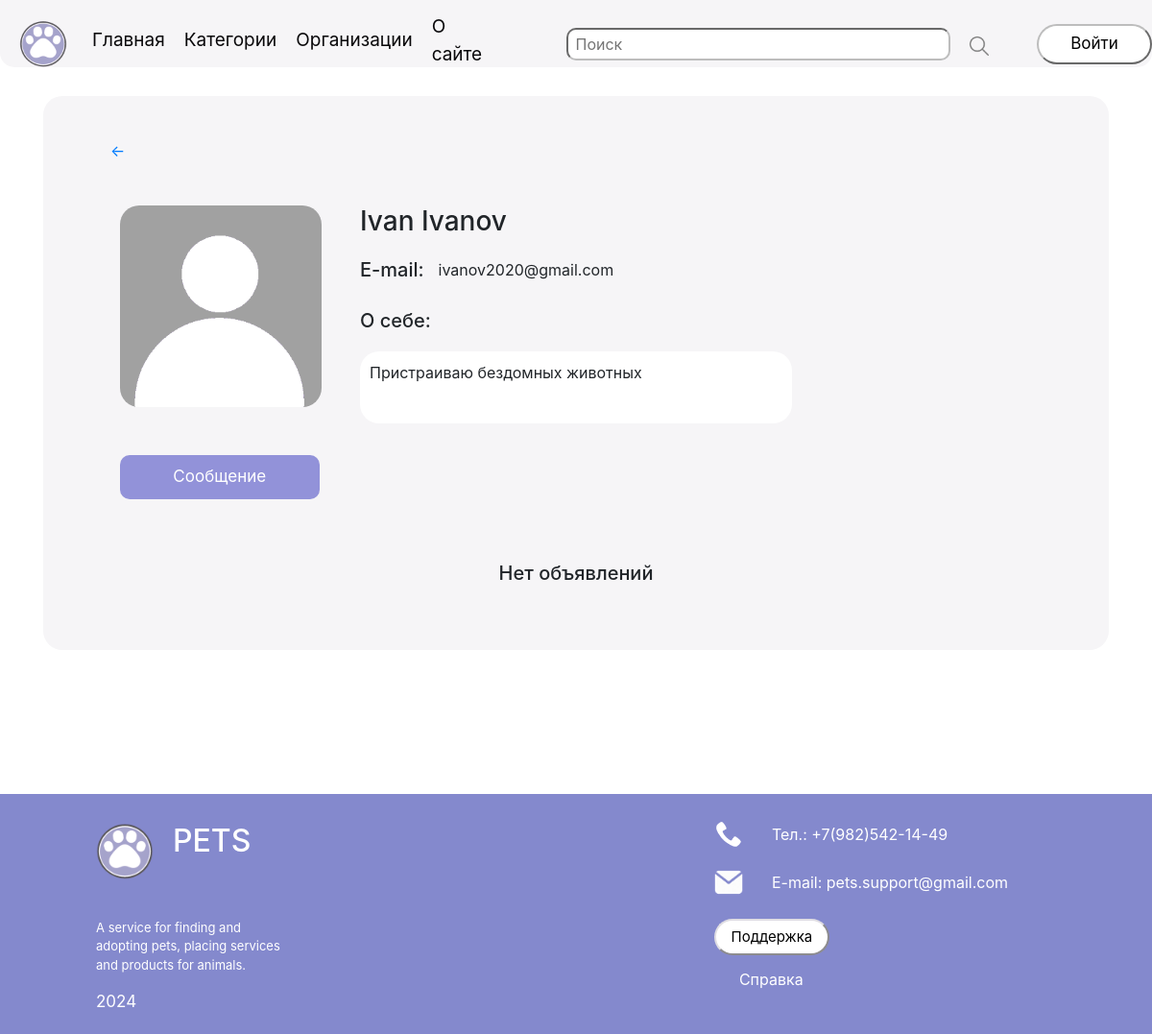
The page /user/1 on the database as committed earlier.
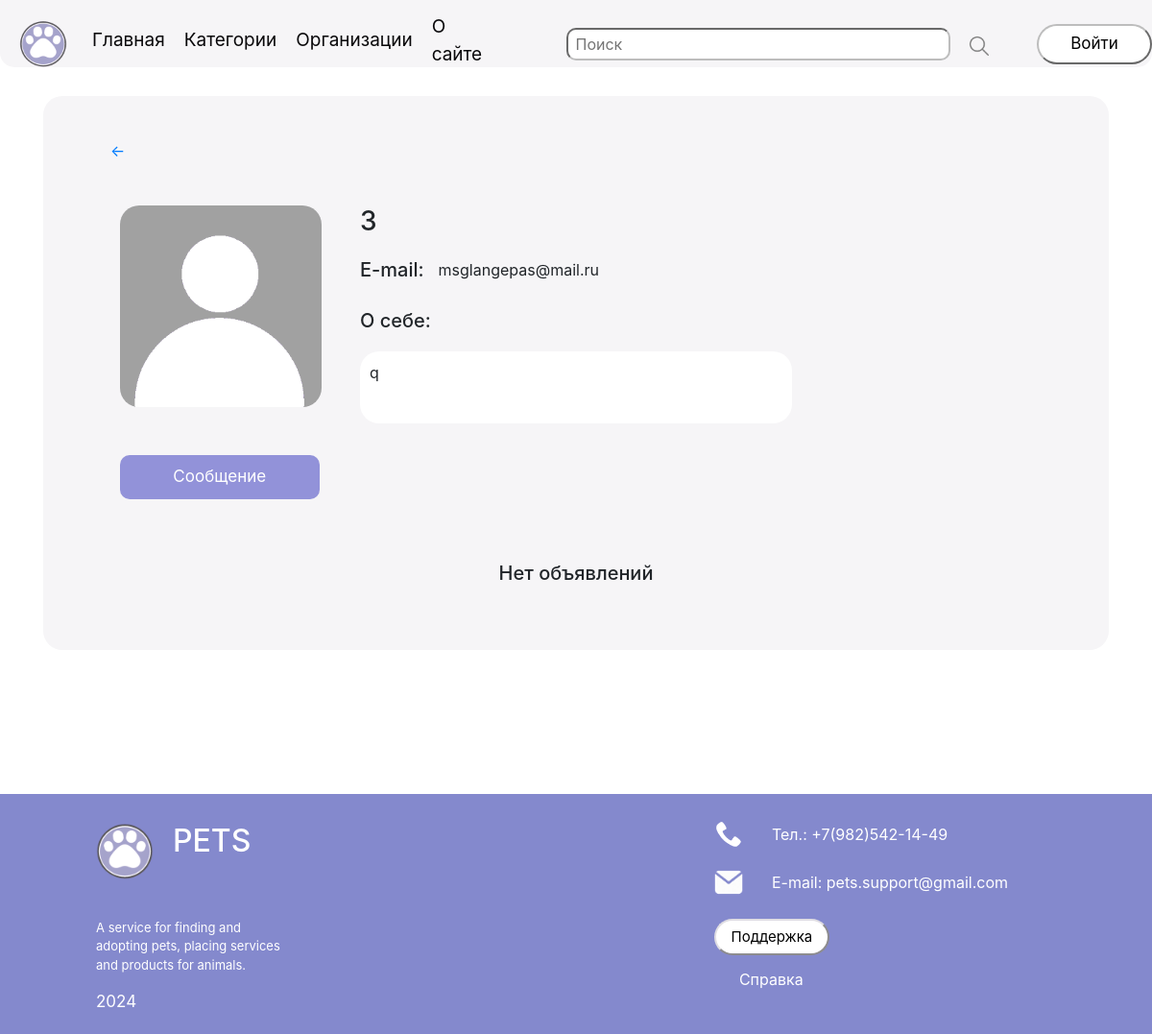
The same page on the database as committed later.
### data/users.py (models this page shows, shortened)
class User(SqlAlchemyBase, UserMixin):
    __tablename__ = 'users'
    id = sqlalchemy.Column(sqlalchemy.Integer,
                           primary_key=True, autoincrement=True)
    name = sqlalchemy.Column(sqlalchemy.String, nullable=False)
    about = sqlalchemy.Column(sqlalchemy.String, nullable=True)
    photo = sqlalchemy.Column(sqlalchemy.String, nullable=True)
    email = sqlalchemy.Column(sqlalchemy.String,
                              index=True, unique=True, nullable=False)
    hashed_password = sqlalchemy.Column(sqlalchemy.String, nullable=False)
    created_date = sqlalchemy.Column(sqlalchemy.DateTime,
                                     default=datetime.datetime.now)
    posts = orm.relationship("Post", back_populates='user')
    city = sqlalchemy.Column(sqlalchemy.String, default='Москва')

### main.py (the view)
@app.route('/user/<uid>', methods=['GET', 'POST'])
def user(uid):
    db_sess = db_session.create_session()
    userr = db_sess.query(User).filter(User.id == uid).first()
    if userr == current_user:
        return redirect("/profile")
    posts = db_sess.query(Post).filter(Post.user_id == uid).all()
    posts = list(
        map(lambda x: [x.title, x.price, x.currency, x.address[:50] + '...' if len(x.address) > 50 else x.address,
                       x.photo, x.id, x.created_date.strftime('%d.%m.%Y, %H:%M'), x.destination,
                       x.content[:50] + '...' if len(x.content) > 50 else x.content], posts))
    return render_template('user.html', title=userr.name, userr=userr, posts=posts)

### data/db_session.py (called while the page is built)
def create_session() -> Session:
    global __factory
    return __factory()

### templates/user.html (shortened to what this page needs)
{% extends "base.html" %}
{% block content %}
<div class="account">
    <div style="text-align: start; width: 100%; margin-bottom: 25px; padding-left: 10px; margin-top: -15px;">
        <a href={{session['link']}} class="back_a">
            ←
        </a>
    </div>
    <div style="text-align: start; display: flex; padding: 20px;">
        <div style="justify-content: center;">
            <img src={{userr.photo}} class="ava2"/><br>
        </div>
        <div style="text-align: start; margin-left: 40px;">
            <div style="display: flex; margin-bottom: 13px;"><h3 style="margin-right: 15px;">{{ userr.name}}</h3>
            </div>
            <div style="display: flex; margin-bottom: 13px;"><h5 style="margin-right: 15px;">E-mail:</h5>
                <p>{{ userr.email}}</p></div>
            <h5>О себе:</h5>
            <div class="about">
                <p>{{ userr.about}}</p>
            </div>
        </div>
    </div>
        {% if current_user %}
        <div style="display: flex; margin-left: 2%; width: 21%; text-align: center">
            <a href="/chat_with_user" class="edit">
                Сообщение
            </a>
        </div>
        {% endif %}
    <div style="margin-top: 35px">
        {% if not posts %}
        <h5>Нет объявлений</h5>
        {% endif %}
    </div>
</div>
{% endblock %}

### templates/base.html (shortened to what this page needs)
<!doctype html>
<html lang="en">
<head>
    <link rel="stylesheet"
          href="https://stackpath.bootstrapcdn.com/bootstrap/4.4.1/css/bootstrap.min.css"
>
    <link rel="stylesheet"
          href="/static/css/style.css">
</head>
<body class="main">
<header>
    <nav>
        <div>
            <a class="navbar-brand" href="/"><img src="/static/img/logo.png" width="50px"></a>
            <ul class="un">
                <li>
                    <a class="link" href="/">Главная</a>
                </li>
                <li>
                    <a class="link" href="/category">Категории</a>
                </li>
                <li class='li2'>
                    <a class="link" href="/organizations">
                        Организации
                    </a>
                </li>
                <li>
                    <a class="link" href="#">О сайте</a>
                </li>
            </ul>
            <form class="search_f">
                <input placeholder=" Поиск" type="search">
                <a class="img_a" href=''><img src="/static/img/search_logo.png" height="20px"></a>
            </form>
            {% if current_user.is_authenticated %}
            <a href="/messenger" class="img_a"><img src="/static/img/chat2.png" height="27px" alt="сообщения"></a>
            <a href="/favorites" class="img_a"><img src="/static/img/fav.png" height="27px" alt="избранное"></a>
            <a class="img_a" href="/profile"><img src="/static/img/avatar.png" height="45px"
                                                  style='border-radius: 10px; margin-left: 30px;'></a>
            {% else %}
            <a href='/profile'>
                <button class="login">Войти</button>
            </a>
            {% endif %}
        </div>
    </nav>
</header>
<main role="main" class="container">
    {% block content %}
    {% endblock %}
</main>
<footer>
    <div class="footer">
        <div style="display: block;">
            <div style="display: flex;">
                <img class="logo" src="/static/img/logo.png" height="60px">
                <h2> PETS</h2>
            </div>
            <div class="text">
                <p>A service for finding and adopting pets, placing services and products for animals.</p>
                <p style="font-size: 17px;">2024</p>
            </div>
        </div>
        <div class="contacts">
            <div class="cont">
                <img src="/static/img/phone.png">
                <p>Тел.: +7(982)542-14-49</p>
            </div>
            <div class="cont">
                <img src="/static/img/email.png">
                <p>E-mail: pets.support@gmail.com</p>
            </div>
            <a>
                <button class="butt" style="margin-bottom: 13px;">Поддержка</button>
            </a><br>
            <a href="" class="help">Справка</a>
        </div>
    </div>
</footer>
</body>

### static/css/style.css (style rules this page uses)
nav { border-radius: 0px 0px 15px 15px; background-color: #f6f5f7; color: #e2d3ed; height: 70px; }
.footer { margin-top: 150px; padding-left: 100px; padding-right: 150px; padding-top: 30px; align-items: start; height: 250px; display: flex; justify-content: space-between; background: #8489CD; color: #fff; }
.container { text-align: center; margin-top: 30px }
nav div { padding-left: 20px; padding-top: 5px; align-items: center; display: flex; }
.about { padding: 10px; background: #fff; width: 450px; height: 75px; margin-top: 20px; border-radius: 20px; text-align: start; }
.contacts { display: block; }
.cont { display: flex; align-items: center; margin-bottom: 10px; }
.text { width: 200px; display: block; font-size: 13px; margin-top: 40px; }
.account { border-radius: 20px; background-color: #f6f5f7; padding: 60px; display: block; margin-top: 30px; }
.un { margin-left: 10px; font-size: 19px; padding: 0px; align-items: center; margin-top: 9px; list-style-type: none; display: flex; }
.help { color: #fff; margin-left: 26px; text-decoration: none }
.link { margin-right: 20px; text-decoration: none; color: #09080a; }
.edit { padding: 10px; width: 100%; height: 21%; margin-bottom: 30px; text-decoration: none; background: #9292D9; color: #fff; border-color: #9292D9; border-radius: 10px; font-size: 17px; }
.img_a { margin-left: 20px; }
.butt { font-size: 15px; border-radius: 30px; border-color: #e0dee3; justify-items: center; outline:none; padding: 6px; margin-right: 20px; width: 120px; background: #fff; }
.login { font-size: 17px; border-radius: 30px; border-color: #BDBDBD; padding: 6px; margin-left: 30px; width: 120px; background: #fff; }
.ava2 { width: 210px; height: 210px; margin-bottom: 30px; border-radius: 20px }
.cont img { margin-top: -16px; height:30px; margin-right: 30px }
.logo { margin-right: 20px; }
.search_f { display: flex; align-items: center; margin-right: 20px; margin-left: 50px; }
.search_f input { width: 400px; padding: 3px; margin-left: 15px; border-radius: 10px; border-color: #BDBDBD; }

Rows that differ between the two databases and show on the page:
changed User: name "Ivan Ivanov" → "3"; email "ivanov2020@gmail.com" → "msglangepas@mail.ru"; about "Пристраиваю бездомных животных" → "q"
